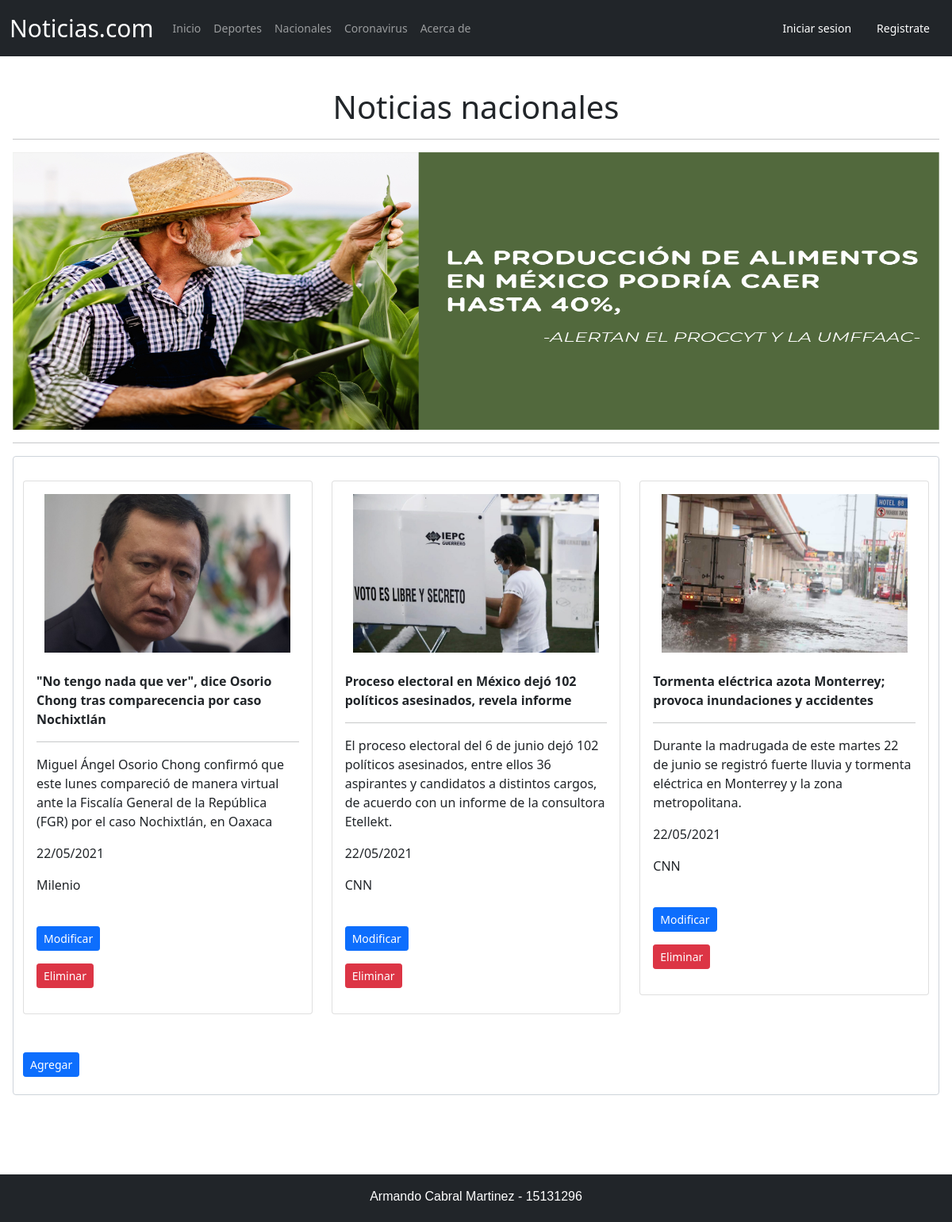
The page /accounts/nacionales on the database its author committed.
### noticias/models.py (models this page shows, shortened)
class nacionales (models.Model):
	nombre = models.CharField(default = "",null=True,max_length = 200)
	descripcion = models.CharField(default = "",null=True,max_length = 200)
	fuente = models.CharField(default = "",null=True,max_length = 200)
	fecha = models.CharField(default = "",null=True,max_length = 200)
	imagen = models.ImageField(upload_to = "imagen" , null="True")

### noticias/views.py (the view)
# urls.py: path('nacionales',NacionalesPageView.as_view(),name = 'nacionales'),
class NacionalesPageView(ListView):
	model = nacionales
	template_name = 'nacionales.html'
	context_object_name = 'docs_list'

### noticias/templates/nacionales.html
{% extends 'base.html' %}
{% block content %}
{% load static %}
<div class="p-3">
	<br>
	<center><h1>Noticias nacionales</h1><hr></center>
	<div class="row">
	<img src="{% static 'files/bannerNac.jpg' %}" height="350px"
	    	width="930px">
	</div><hr>
	<form class="form-control">
		<div class="row">
				{% for nacionales in docs_list %}
				<div class=col-md-4>
                    <br>
                    <div class="card">
                    	<div class="card-body">
                    		<center><img src="{{ nacionales.imagen.url }}" height="200" width="310"></center><br>
					        <strong><p>{{ nacionales.nombre }}</p></strong><hr>
					        <p>{{ nacionales.descripcion }}</p>
					        <p>{{ nacionales.fecha }}</p>
					        <p>{{ nacionales.fuente }}</p>
		                    <br>
					        <p><a  class= "btn btn-primary btn-sm" href="{% url 'modificarNac' nacionales.id  %}">Modificar</a></p>
					        <p><a  class= "btn btn-danger btn-sm" href="{% url 'eliminarNac' nacionales.id  %}">Eliminar</a></p>
                    	</div>
                    </div>
				</div>
	    		{% endfor %}
		</div><br><br>
			    		<p><a  class= "btn btn-primary btn-sm" href="{% url 'agregarNac' %}">Agregar</a></p>
	</form>
	<br><br><br>
</div>
{% endblock content %}

### rows shown on the page
nacionales: imagen (picture), nombre "\"No tengo nada que ver\", dice Osorio Chong tras comparecencia por caso Nochixtlán", descripcion "Miguel Ángel Osorio Chong confirmó que este lunes compareció de manera virtual ante la Fiscalía General de la República (FGR) por el caso Nochixtlán, en Oaxaca", fecha "22/05/2021", fuente "Milenio"
nacionales: imagen (picture), nombre "Proceso electoral en México dejó 102 políticos asesinados, revela informe", descripcion "El proceso electoral del 6 de junio dejó 102 políticos asesinados, entre ellos 36 aspirantes y candidatos a distintos cargos, de acuerdo con un informe de la consultora Etellekt.", fecha "22/05/2021", fuente "CNN"
nacionales: imagen (picture), nombre "Tormenta eléctrica azota Monterrey; provoca inundaciones y accidentes", descripcion "Durante la madrugada de este martes 22 de junio se registró fuerte lluvia y tormenta eléctrica en Monterrey y la zona metropolitana.", fecha "22/05/2021", fuente "CNN"
